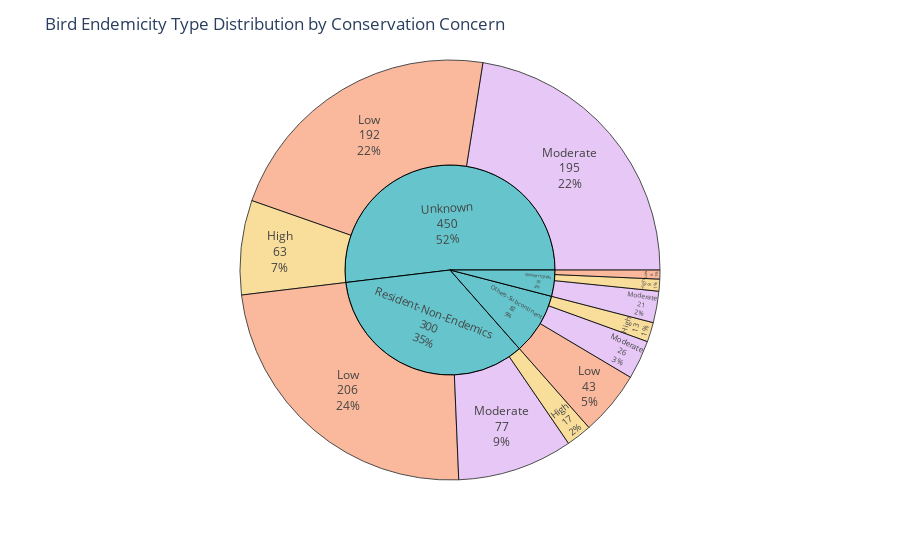

Write notebook code for a chart like this one.
### Markdown cell above
### Bird Endemicity Type Distribution

### Code cell
# Convert categorical columns to string before grouping
birds_df['endemicity_type'] = birds_df['endemicity_type'].astype(str)
birds_df['status_of_conservation_concern'] = birds_df['status_of_conservation_concern'].astype(str)

# Create counts for sunburst
endemicity_counts = birds_df.groupby(['endemicity_type', 'status_of_conservation_concern']).size().reset_index(name='count')
# Sunburst with pastel colors + black edges + values
fig = px.sunburst(endemicity_counts,path=["endemicity_type", "status_of_conservation_concern"],values="count",
    color="status_of_conservation_concern",color_discrete_sequence=px.colors.qualitative.Pastel)

# Add black borders
fig.update_traces(marker=dict(line=dict(color='black', width=1)),textinfo="label+value+percent entry")

# Layout
fig.update_layout(title="Bird Endemicity Type Distribution by Conservation Concern",paper_bgcolor="white",plot_bgcolor="white")

fig.show()

### Figure 1 — Plotly figure (JSON) as saved in the notebook; plotly's stock layout.template omitted (floating-point values rounded to 4 significant figures)
{"data": [{"branchvalues": "total", "customdata": [["(?)"], ["(?)"], ["(?)"], ["(?)"], ["High"], ["High"], ["High"], ["High"], ["Low"], ["Low"], ["Low"], ["Low"], ["Moderate"], ["Moderate"], ["Moderate"], ["Moderate"]], "domain": {"x": [0, 1], "y": [0, 1]}, "hovertemplate": "labels=%{label}<br>count=%{value}<br>parent=%{parent}<br>id=%{id}<br>status_of_conservation_concern=%{customdata[0]}<extra></extra>", "ids": ["Others-Subcontinent", "Resident-Non-Endemics", "Unknown", "Western-Ghats", "Others-Subcontinent/High", "Resident-Non-Endemics/High", "Unknown/High", "Western-Ghats/High", "Others-Subcontinent/Low", "Resident-Non-Endemics/Low", "Unknown/Low", "Western-Ghats/Low", "Others-Subcontinent/Moderate", "Resident-Non-Endemics/Moderate", "Unknown/Moderate", "Western-Ghats/Moderate"], "labels": ["Others-Subcontinent", "Resident-Non-Endemics", "Unknown", "Western-Ghats", "High", "High", "High", "High", "Low", "Low", "Low", "Low", "Moderate", "Moderate", "Moderate", "Moderate"], "marker": {"colors": ["rgb(102, 197, 204)", "rgb(102, 197, 204)", "rgb(102, 197, 204)", "rgb(102, 197, 204)", "rgb(246, 207, 113)", "rgb(246, 207, 113)", "rgb(246, 207, 113)", "rgb(246, 207, 113)", "rgb(248, 156, 116)", "rgb(248, 156, 116)", "rgb(248, 156, 116)", "rgb(248, 156, 116)", "rgb(220, 176, 242)", "rgb(220, 176, 242)", "rgb(220, 176, 242)", "rgb(220, 176, 242)"], "line": {"color": "black", "width": 1}}, "name": "", "parents": ["", "", "", "", "Others-Subcontinent", "Resident-Non-Endemics", "Unknown", "Western-Ghats", "Others-Subcontinent", "Resident-Non-Endemics", "Unknown", "Western-Ghats", "Others-Subcontinent", "Resident-Non-Endemics", "Unknown", "Western-Ghats"], "textinfo": "label+value+percent entry", "type": "sunburst", "values": [82.0, 300.0, 450.0, 35.0, 13.0, 17.0, 63.0, 8.0, 43.0, 206.0, 192.0, 6.0, 26.0, 77.0, 195.0, 21.0]}], "layout": {"legend": {"tracegroupgap": 0}, "margin": {"t": 60}, "paper_bgcolor": "white", "plot_bgcolor": "white", "sunburstcolorway": ["rgb(102, 197, 204)", "rgb(246, 207, 113)", "rgb(248, 156, 116)", "rgb(220, 176, 242)", "rgb(135, 197, 95)", "rgb(158, 185, 243)", "rgb(254, 136, 177)", "rgb(201, 219, 116)", "rgb(139, 224, 164)", "rgb(180, 151, 231)", "rgb(179, 179, 179)"], "title": {"text": "Bird Endemicity Type Distribution by Conservation Concern"}}}
